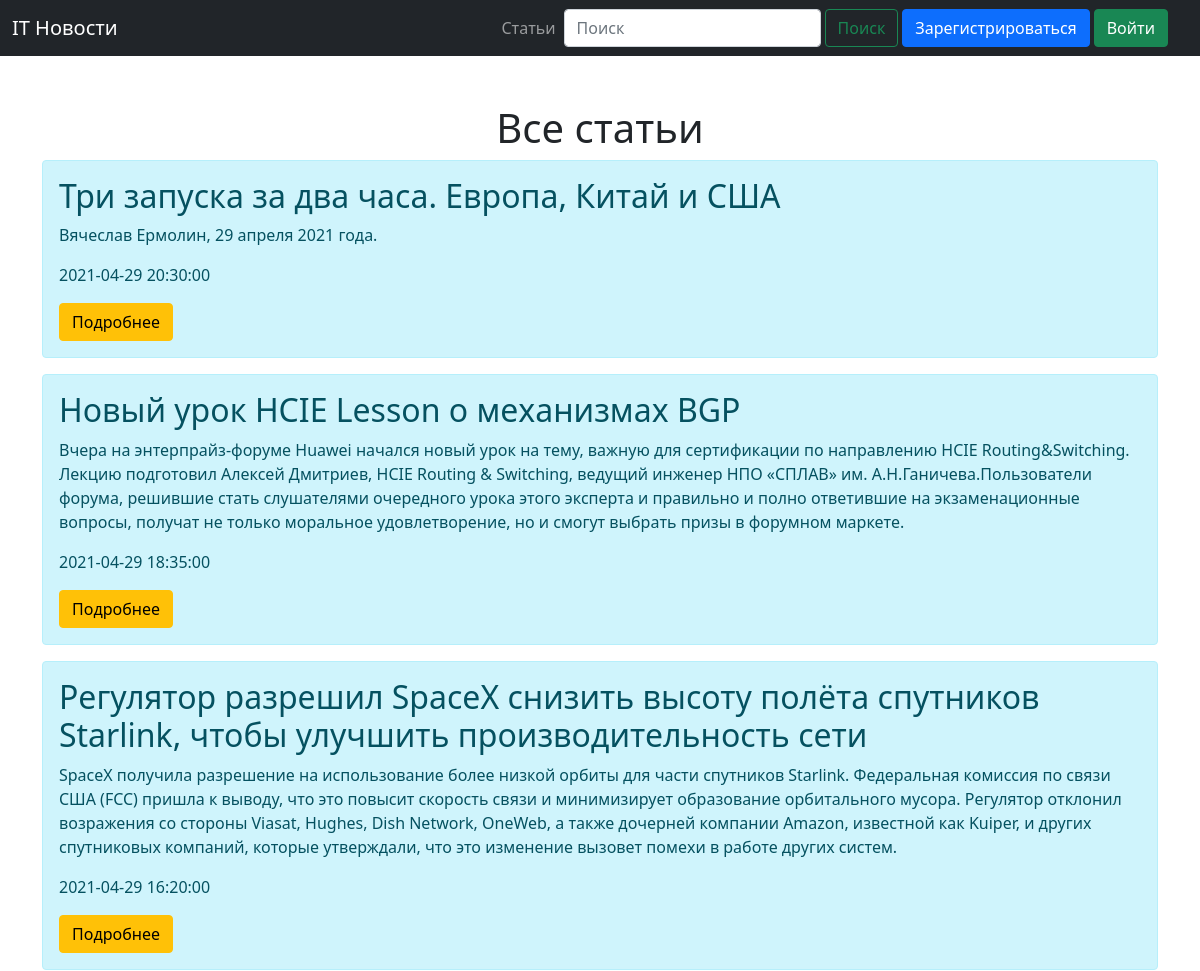
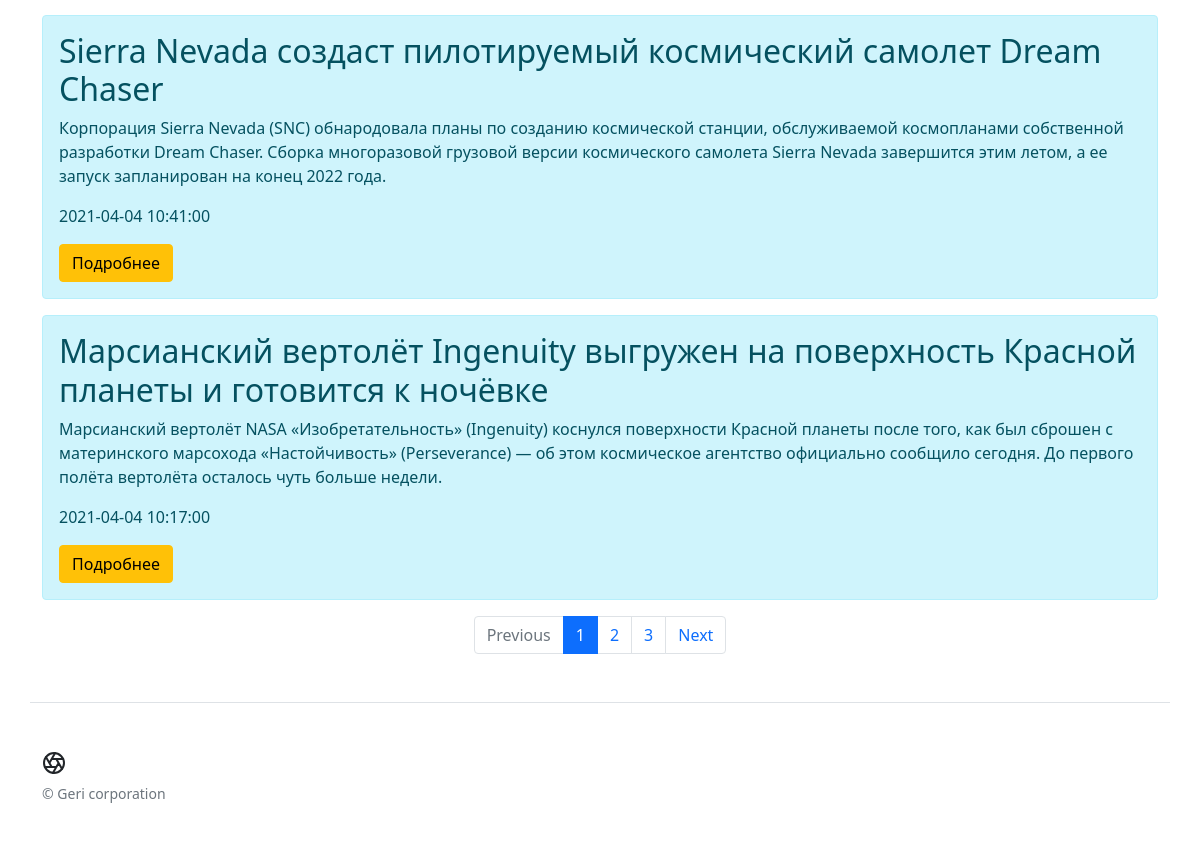
Page /posts on the earlier database version (2 pictures, top to bottom).
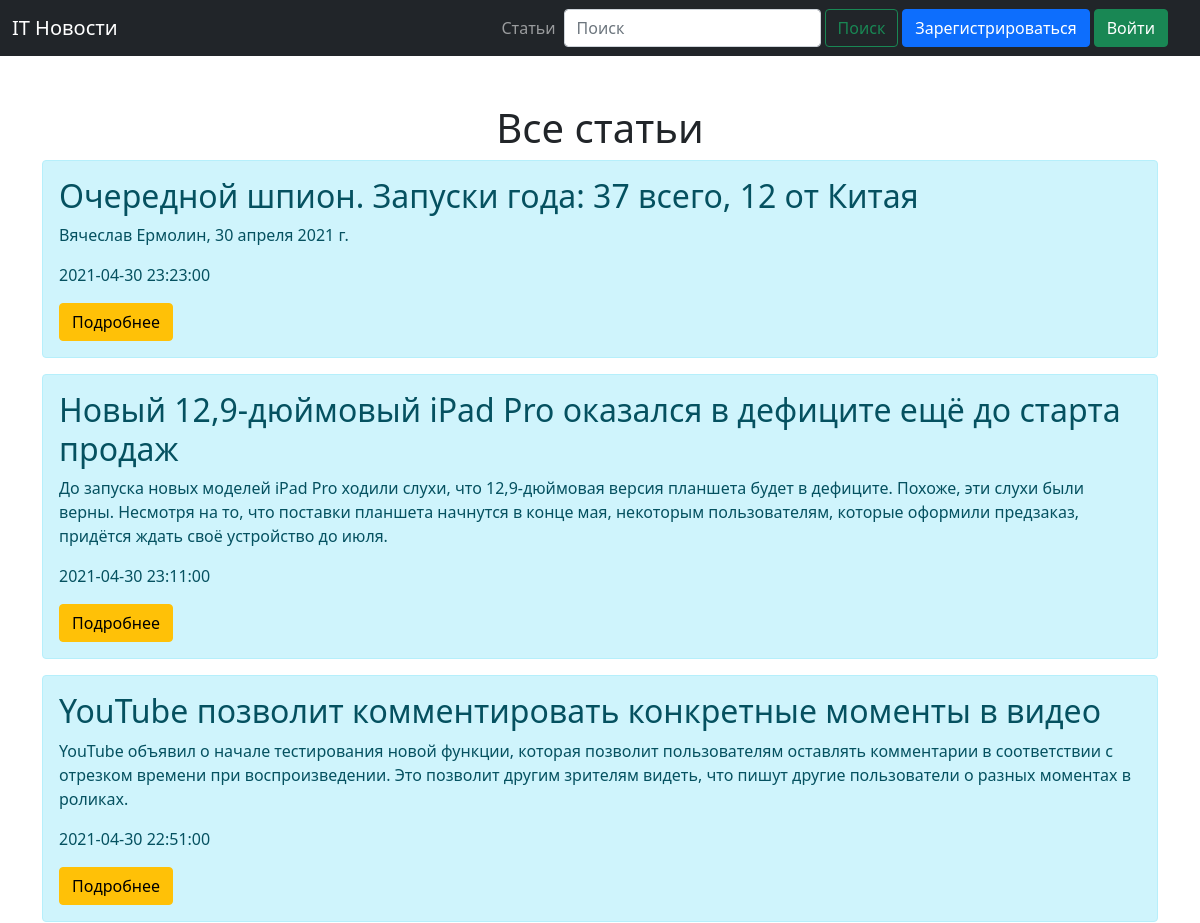
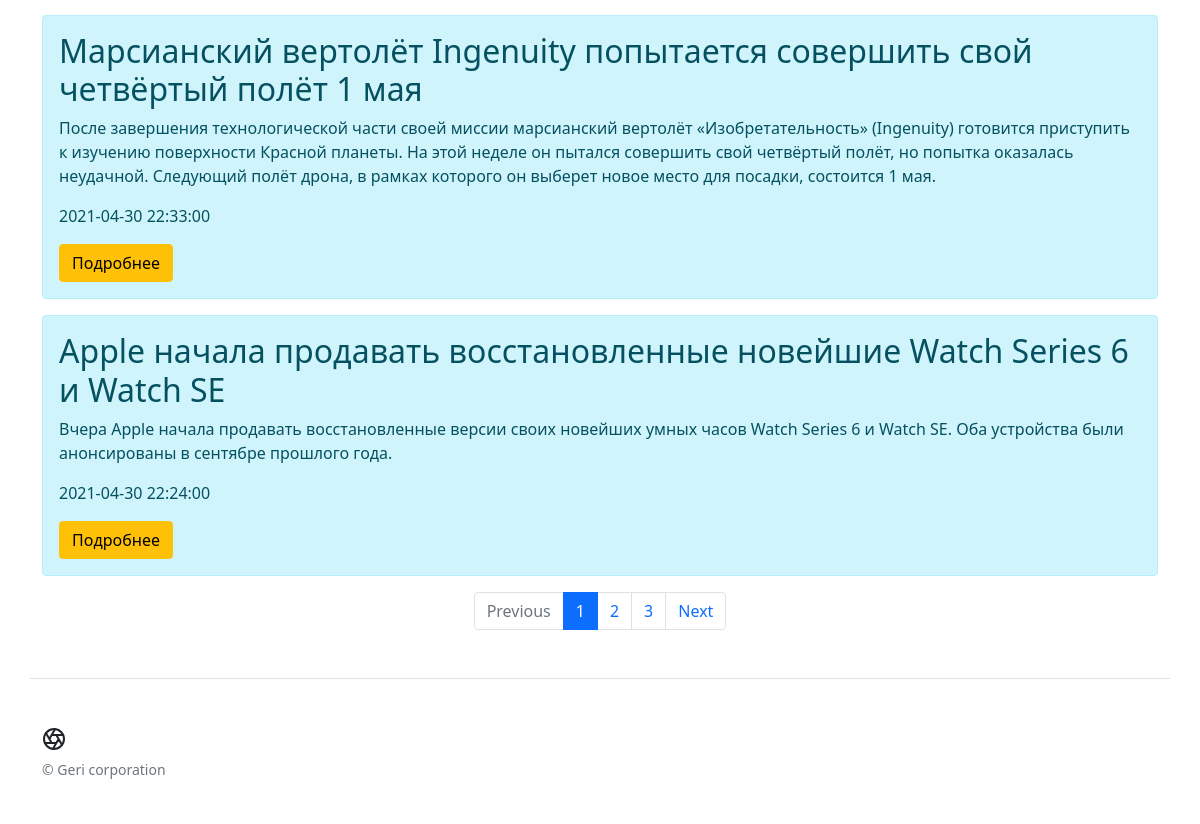
Same page on the later database version (2 pictures, top to bottom).
### models.py (models this page shows, shortened)
class Article(db.Model):
    id = db.Column(db.Integer, primary_key=True, autoincrement=True)
    title = db.Column(db.String(250), nullable=False)
    intro = db.Column(db.String(300), nullable=False)
    date = db.Column(db.DateTime, default=datetime.datetime.utcnow)
    flag = db.Column(db.Boolean, default=False)
    url = db.Column(db.Text, default='')
    post_url = db.Column(db.Text, default='')
    teleg_flag = db.Column(db.Boolean, default=False)

### app.py (the view)
@app.route('/posts', methods=['POST', 'GET'])
def posts():
    page = request.args.get('page', 1, type=int)
    if request.method == 'POST':
        search = request.form['search']
    else:
        search = request.args.get('search', None, type=str)
    if search:
        articles = Article.query.order_by(Article.date.desc()).filter(
            Article.title.like(f'%{search}%') | Article.intro.like(f'%{search}%') | Article.id.like(f'%{search}%')
        )
        next_url, prev_url, active, pages = None, None, None, None
    else:
        articles = Article.query.order_by(Article.date.desc()).paginate(page, 5, True)
        next_url = url_for('posts', page=articles.next_num) if articles.has_next else None
        prev_url = url_for('posts', page=articles.prev_num) if articles.has_prev else None
        articles = articles.items
        if page == 1:
            active, pages = 1, [1, 2, 3]
        elif next_url:
            active, pages = page, [page - 1, page, page + 1]
        else:
            active, pages = page, [page - 2, page - 1, page]
    return render_template('posts.html', articles=articles, next_url=next_url, prev_url=prev_url,
                           active=active, pages=pages)

### templates/posts.html (shortened to what this page needs)
{% extends 'base.html' %}
{% block body %}
	<div class="container mt-5">
		<h1 class="text-center">Все статьи</h1>
		{% for el in articles %}
			<div class="alert alert-info">
				<h2>{{ el.title }}</h2>
				<p>{{ el.intro }}</p>
				<p>{{ el.date }}</p>
				<a href="/posts/{{ el.id }}" class="btn btn-warning" target="_blank">Подробнее</a>
			</div>
		{% endfor %}
	</div>
	{% if active %}
		<nav aria-label="Page navigation example">
			<ul class="pagination justify-content-center">
				<li class="page-item {{ '' if prev_url else 'disabled' }}">
					<a class="page-link" href="{{ prev_url }}" tabindex="-1" aria-disabled="true">Previous</a>
				</li>
				<li class="page-item {{ 'active' if pages[0] == active else '' }}" aria-current="page">
					<a class="page-link" href="{{ url_for('posts', page=pages[0]) }}">{{ pages[0] }}</a>
				</li>
				<li class="page-item {{ 'active' if pages[1] == active else '' }}" aria-current="page">
					<a class="page-link" href="{{ url_for('posts', page=pages[1]) }}">{{ pages[1] }}</a>
				</li>
				<li class="page-item {{ 'active' if pages[2] == active else '' }}" aria-current="page">
					<a class="page-link" href="{{ url_for('posts', page=pages[2]) }}">{{ pages[2] }}</a>
				</li>
				<li class="page-item {{ '' if next_url else 'disabled' }}">
					<a class="page-link" href="{{ next_url }}" tabindex="-1" aria-disabled="true">Next</a>
				</li>
			</ul>
		</nav>
	{% endif %}
{% endblock %}

### templates/base.html (shortened to what this page needs)
<!DOCTYPE html>
<html lang="ru">
<head>
	<link href="https://gitcdn.github.io/bootstrap-toggle/2.2.2/css/bootstrap-toggle.min.css" rel="stylesheet">
	<link href="https://cdn.jsdelivr.net/npm/bootstrap@5.0.0-beta1/dist/css/bootstrap.min.css" rel="stylesheet"
>
</head>
<body>
<nav class="navbar navbar-expand-lg navbar-dark bg-dark">
	<div class="container-fluid">
		<a class="navbar-brand" href="/">IT Новости</a>
		<nav class="my-2 my-md-0 me-md-3">
			<div class="collapse navbar-collapse" id="navbarSupportedContent">
				<ul class="navbar-nav me-auto mb-2 mb-lg-0">
					<li class="nav-item">
						<a class="nav-link" href="/posts">Статьи</a>
					</li>
				</ul>
				<ul class="navbar-nav me-auto mb-2 mb-lg-0">
					<li class="nav-item">
						<form class="d-flex" method="post">
							<input name="search" id="search" class="form-control me-1" type="search"
							       placeholder="Поиск">
							<input class="btn btn-outline-success me-1" type="submit" value="Поиск">
						</form>
					</li>
				</ul>
				<ul class="navbar-nav me-auto mb-2 mb-lg-0">
					{% if current_user.is_authenticated %}
						<li class="nav-item me-1">
							<a class="nav-link" href="/personal_account">{{ current_user.name }}</a>
						</li>
						<li class="nav-item me-1">
							<a class="nav-link btn btn-danger " href="/logout">Выйти</a>
						</li>
					{% else %}
						<li class="nav-item me-1">
							<a class="btn btn-primary" href="/register">Зарегистрироваться</a>
						</li>
						<li class="nav-item me-1">
							<a class="btn btn-success" href="/login">Войти</a>
						</li>
					{% endif %}
				</ul>
			</div>
		</nav>
	</div>
</nav>
{% block body %}{% endblock %}
<footer class="container pt-4 my-md-5 pt-md-5 border-top">
	<div class="row">
		<div class="col-12 col-md">
			<small class="d-block mb-3 text-muted">© Geri corporation</small>
		</div>
	</div>
</footer>
</body>
</html>

Differences in the rows shown:
no longer on this page (row unchanged): Article: title "Три запуска за два часа. Европа, Китай и США", intro "Вячеслав Ермолин, 29 апреля 2021 года.", date "2021-04-29 20:30:00"
no longer on this page (row unchanged): Article: title "Новый урок HCIE Lesson о механизмах BGP", intro "Вчера на энтерпрайз-форуме Huawei начался новый урок на тему, важную для сертификации по направлению HCIE Routing&Switching. Лекцию подготовил Алексей Дмитриев, HCIE Routing & Switching, ведущий инженер НПО «СПЛАВ» им. А.Н.Ганичева.Пользователи форума, решившие стать слушателями очередного урока этого эксперта и правильно и полно ответившие на экзаменационные вопросы, получат не только моральное удовлетворение, но и смогут выбрать призы в форумном маркете.", date "2021-04-29 18:35:00"
no longer on this page (row unchanged): Article: title "Регулятор разрешил SpaceX снизить высоту полёта спутников Starlink, чтобы улучшить производительность сети", intro "SpaceX получила разрешение на использование более низкой орбиты для части спутников Starlink. Федеральная комиссия по связи США (FCC) пришла к выводу, что это повысит скорость связи и минимизирует образование орбитального мусора. Регулятор отклонил возражения со стороны Viasat, Hughes, Dish Network, OneWeb, а также дочерней компании Amazon, известной как Kuiper, и других спутниковых компаний, которые утверждали, что это изменение вызовет помехи в работе других систем.", date "2021-04-29 16:20:00"
no longer on this page (row unchanged): Article: title "Sierra Nevada создаст пилотируемый космический самолет Dream Chaser", intro "Корпорация Sierra Nevada (SNC) обнародовала планы по созданию космической станции, обслуживаемой космопланами собственной разработки Dream Chaser. Сборка многоразовой грузовой версии космического самолета Sierra Nevada завершится этим летом, а ее запуск запланирован на конец 2022 года.", date "2021-04-04 10:41:00"
no longer on this page (row unchanged): Article: title "Марсианский вертолёт Ingenuity выгружен на поверхность Красной планеты и готовится к ночёвке", intro "Марсианский вертолёт NASA «Изобретательность» (Ingenuity) коснулся поверхности Красной планеты после того, как был сброшен с материнского марсохода «Настойчивость» (Perseverance) — об этом космическое агентство официально сообщило сегодня. До первого полёта вертолёта осталось чуть больше недели.", date "2021-04-04 10:17:00"
added Article: title "Очередной шпион. Запуски года: 37 всего, 12 от Китая", intro "Вячеслав Ермолин, 30 апреля 2021 г.", date "2021-04-30 23:23:00"
added Article: title "Новый 12,9-дюймовый iPad Pro оказался в дефиците ещё до старта продаж", intro "До запуска новых моделей iPad Pro ходили слухи, что 12,9-дюймовая версия планшета будет в дефиците. Похоже, эти слухи были верны. Несмотря на то, что поставки планшета начнутся в конце мая, некоторым пользователям, которые оформили предзаказ, придётся ждать своё устройство до июля.", date "2021-04-30 23:11:00"
added Article: title "YouTube позволит комментировать конкретные моменты в видео", intro "YouTube объявил о начале тестирования новой функции, которая позволит пользователям оставлять комментарии в соответствии с отрезком времени при воспроизведении. Это позволит другим зрителям видеть, что пишут другие пользователи о разных моментах в роликах.", date "2021-04-30 22:51:00"
added Article: title "Марсианский вертолёт Ingenuity попытается совершить свой четвёртый полёт 1 мая", intro "После завершения технологической части своей миссии марсианский вертолёт «Изобретательность» (Ingenuity) готовится приступить к изучению поверхности Красной планеты. На этой неделе он пытался совершить свой четвёртый полёт, но попытка оказалась неудачной. Следующий полёт дрона, в рамках которого он выберет новое место для посадки, состоится 1 мая.", date "2021-04-30 22:33:00"
added Article: title "Apple начала продавать восстановленные новейшие Watch Series 6 и Watch SE", intro "Вчера Apple начала продавать восстановленные версии своих новейших умных часов Watch Series 6 и Watch SE. Оба устройства были анонсированы в сентябре прошлого года.", date "2021-04-30 22:24:00"
